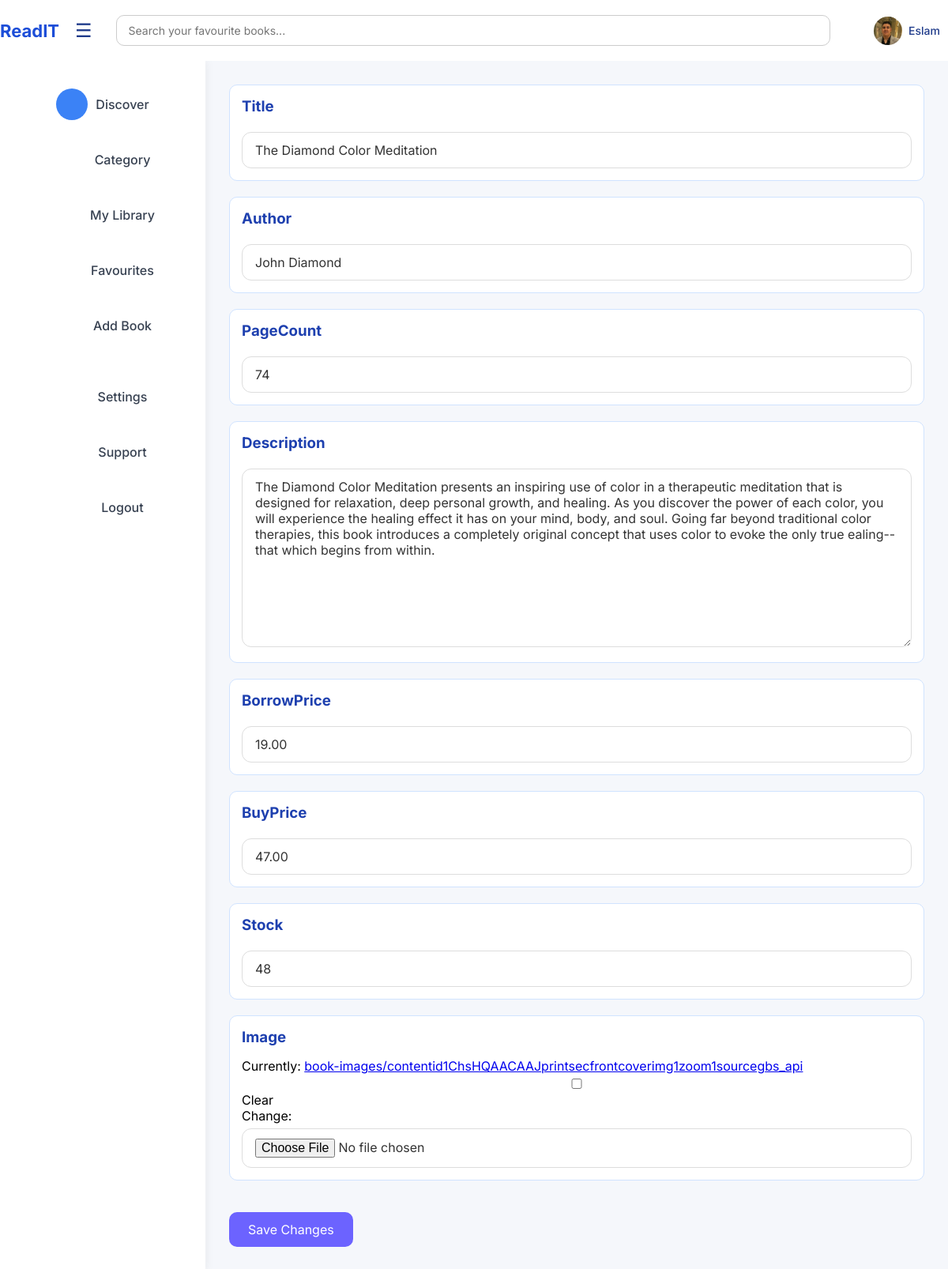
Before: /home/edit/1752/ (signed in) with the older database file.
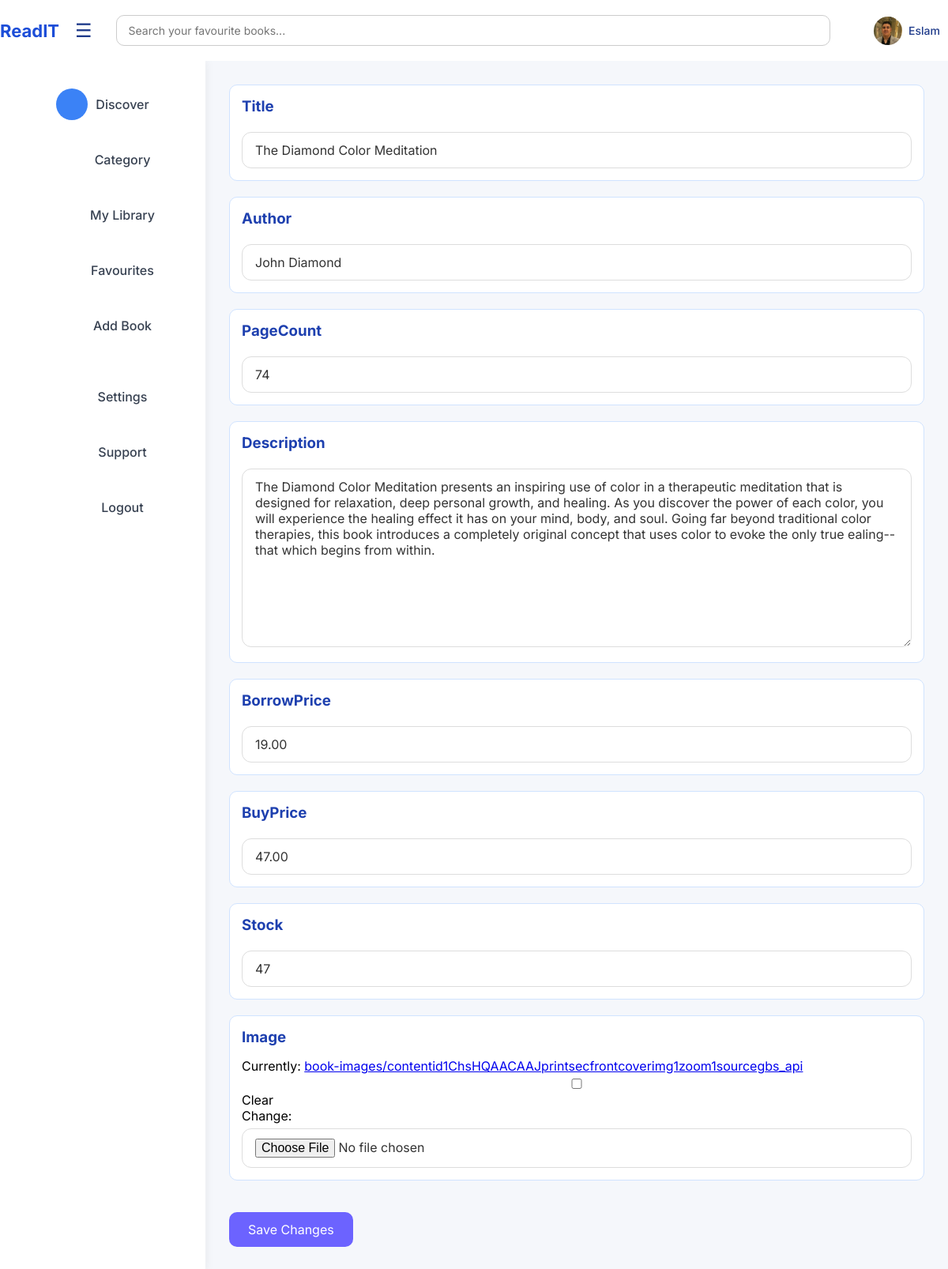
After: the same page with the newer database file.
### home/models.py (models this page shows, shortened)
class Members(models.Model):
  USER_TYPES = (
    ('Admin', 'Admin'),
    ('Customer', 'Customer'),
  )
  first_name = models.CharField(max_length=255)
  last_name = models.CharField(max_length=255)
  username = models.CharField(max_length=255, unique=True)
  email = models.EmailField(unique=True)
  password = models.CharField(max_length=255)
  phone = models.CharField(max_length=20, unique=True, null=True)
  image = models.ImageField(upload_to='user-images/', blank=True, null=True)
  user_type = models.CharField(max_length=10, choices=USER_TYPES)

class Books(models.Model):
  title = models.CharField(max_length=255)
  author = models.CharField(max_length=255)
  pageCount = models.IntegerField()
  borrowPrice = models.DecimalField(max_digits=10, decimal_places=2)
  buyPrice = models.DecimalField(max_digits=10, decimal_places=2, null=True, blank=True)
  rating = models.DecimalField(max_digits=10, decimal_places=2, null=True)
  stock = models.IntegerField()
  count = models.IntegerField(null=True, default=0)
  image = models.ImageField(upload_to='book-images/', null=True, blank=True)
  category = models.CharField(max_length=255, null=True)
  book_category = models.ForeignKey(Category, on_delete=models.SET_NULL, null=True, related_name='books')
  description = models.TextField(null=True)
  published = models.IntegerField(null=True)
  ratingCount = models.IntegerField(null=True)

### home/views.py (the view)
# urls.py: path('edit/<int:book_id>/', views.edit_books, name='editBook'),
def edit_books(request, book_id):
    userType = None
    user_image = None
    username = None
    user = None
    if request.session.get('is_logged_in'):
        try:
            user = Members.objects.get(email=request.session.get('user_email'))
            user_image = user.image.url if user.image else '/static/images/default-user.png'
            username = user.username
            userType = user.user_type
        except Members.DoesNotExist:
            return None
        except Exception as e:
            print(f"Error getting user details: {e}")
    book = get_object_or_404(Books, id=book_id)
    if request.method == 'POST':
        form = BookForm(request.POST, instance=book)
        if form.is_valid():
            form.save()
            return redirect('homepage')  # غيرها حسب اسم صفحة التفاصيل عندك
    else:
        form = BookForm(instance=book)
    return render(request, 'edit-book.html', {
        'form': form,
        'is_logged_in': request.session.get('is_logged_in', False),
        'user_image': user_image,
        'username': username,
        'userType': userType,
    })

### home/forms.py
class BookForm(forms.ModelForm):
    class Meta:
        model = Books
        fields = ['title', 'author', 'pageCount', 'description', 'borrowPrice', 'buyPrice', 'stock', 'image']

### home/context_processors.py (called while the page is built)
def member_context(request):
    member = None
    member_id = request.session.get('userID')
    if member_id:
        try:
            member = Members.objects.get(id=member_id)
        except Members.DoesNotExist:
            pass
    return {'current_member': member}

### home/templates/edit-book.html (shortened to what this page needs)
<!DOCTYPE html>
<html lang="en">
{% load static %}
<head>
  <link rel="stylesheet" href="{% static 'home/home.css' %}">
  <link rel="stylesheet" href="{% static 'home/sidebar.css' %}">
  <link rel="stylesheet" href="{% static 'home/navbar.css' %}">
  <link rel="stylesheet" href="{% static 'home/out-of-stock.css' %}">
</head>
<body data-logged-in="{{ is_logged_in|lower }}" data-favorite-book-ids="{{ favorite_book_ids|join:',' }}" data-user-type="{{ userType }}">
  <div class="navbar">
    <h2 class="logo">ReadIT</h2>
    <button id="toggle-sidebar" class="sidebar-toggle-btn">☰</button>
    <div class="search-input">
      <input type="text" placeholder="Search your favourite books...">
    </div>
    <div class="profile">
      {% if is_logged_in %}
        <div class="user-profile">
          <img src="{{ user_image }}" alt="{{ username }}">
          <span class="username">{{ username }}</span>
        </div>
      {% else %}
        <a href="{% url 'login' %}" class="sign-in-btn">
          <i class="ph ph-sign-in"></i>
          <span>Sign In</span>
        </a>
      {% endif %}
    </div>
  </div>
  <div class="main-content-area">
    <div class="sidebar">
      <ul>
        <li class="active" id="home-btn">
          <span class="icon-wrapper"></span>
          <span class="label">Discover</span>
        </li>
        <li id="categories-btn">
          <span class="icon-wrapper"></span>
          <span class="label">Category</span>
        </li>
        <li id="borrowed-btn">
          <span class="icon-wrapper"></span>
          <span class="label">My Library</span>
        </li>
        <li id="favourites-btn">
          <span class="icon-wrapper"></span>
          <span class="label">Favourites</span>
        </li>
        {% if userType == 'Admin' %}
          <li id="addBook-btn">
            <span class="icon-wrapper"></span>
            <span class="label">Add Book</span>
          </li>
        {% endif %}
        <li id="settings-btn">
          <span class="icon-wrapper"></span>
          <span class="label">Settings</span>
        </li>
        <li id="support-btn">
          <span class="icon-wrapper"></span>
          <span class="label">Support</span>
        </li>
        {% if is_logged_in %}
          <li id="logout-btn">
            <span class="icon-wrapper"></span>
            <span class="label">Logout</span>
          </li>
        {% else %}
          <li id="login-btn">
            <span class="icon-wrapper"><i class="ph ph-sign-in"></i></span>
            <span class="label">Sign in</span>
        {% endif %}
      </ul>
    </div>
    <div class="content-wrapper">
      <div class="main">
<form method="post">
{% for field in form %}
  <div class="featured">
    <div class="section-header">
      <h3>{{ field.label }}</h3>
    </div>
      {{ field }}
  </div>
{% endfor %}
  <button type="submit">Save Changes</button>
</form>
      </div>
    </div>
</body>
</html>

### home/static/home/Home.css (style rules this page uses)
* { margin: 0; padding: 0; box-sizing: border-box; font-family: 'Inter', sans-serif; }
body { background-color: #f5f7fb; display: flex; flex-direction: column; height: 100vh; margin: 0; padding: 0; overflow: hidden; }
.main-content-area { display: flex; flex: 1; position: relative; height: calc(100vh - 77px); overflow: hidden; }
.content-wrapper { flex: 1; display: flex; flex-direction: column; position: relative; overflow-y: auto; height: 100%; }
.main { padding: 30px; }
.featured { background-color: white; border-radius: 10px; padding: 15px; margin-bottom: 20px; object-fit: cover; }
.featured { background-color: white; border: 1px solid #d0e3ff; }
.featured .section-header h3 { color: #1e40af; }
.user-profile { display: flex; align-items: center; gap: 8px; cursor: pointer; padding: 5px 10px; border-radius: 20px; transition: background-color 0.2s ease; }
.username { font-size: 14px; font-weight: 500; color: #1e3a8a; }
.section-header { display: flex; justify-content: space-between; align-items: center; margin-bottom: 15px; }
.featured input, .featured textarea, .featured select { width: 100%; padding: 12px 16px; border: 1px solid #ddd; border-radius: 12px; font-family: 'Inter', sans-serif; font-size: 16px; background-color: #fff; color: #333; transition: border-color 0.3s ease, box-shadow 0.3s ease; box-sizing: border-box; margin-top: 6px; }
.featured textarea { min-height: 120px; resize: vertical; }
button[type="submit"] { background-color: #6c63ff; color: #fff; border: none; border-radius: 10px; padding: 12px 24px; font-size: 16px; cursor: pointer; font-family: 'Inter', sans-serif; transition: background-color 0.3s ease; margin-top: 20px; }

### home/static/home/sidebar.css (style rules this page uses)
.sidebar { width: 260px; background-color: #ffffff; height: 100%; padding: 20px 0; box-shadow: 2px 0 10px rgba(0, 0, 0, 0.05); transition: width 0.3s ease; display: flex; flex-direction: column; align-items: center; z-index: 5; flex-shrink: 0; position: sticky; top: 0; }
.logo { font-size: 24px; font-weight: bold; color: #1e3a8a; margin-right: 20px; transition: font-size 0.3s ease, text-align 0.3s ease; }
.sidebar ul { list-style: none; padding: 0; margin: 0; flex: 1; width: 100%; display: flex; flex-direction: column; align-items: center; }
.sidebar ul li { width: 100%; display: flex; justify-content: center; align-items: center; padding: 15px 0; cursor: pointer; transition: all 0.3s ease; position: relative; }
.sidebar ul li .icon-wrapper { width: 40px; height: 40px; background: transparent; border-radius: 50%; display: flex; justify-content: center; align-items: center; transition: background-color 0.3s ease; }
.sidebar ul li:hover .icon-wrapper, .sidebar ul li.active .icon-wrapper { background-color: #3b82f6; }
.sidebar ul li .label { margin-left: 10px; color: #374151; font-weight: 500; transition: opacity 0.3s ease; white-space: nowrap; }
.sidebar-toggle-btn { background: none; border: none; font-size: 24px; cursor: pointer; color: #1e3a8a; transition: transform 0.2s ease; }

### home/static/home/navbar.css (style rules this page uses)
.navbar { display: flex; justify-content: space-between; align-items: center; padding: 20px 0; background-color: #fff; border-bottom: 1px solid #e0e0e0; height: 77px; width: 100%; z-index: 10; border: none; }
.navbar .logo { font-size: 22px; font-weight: bold; color: #1d4ed8; }
.search-input { position: relative; }
.search-input input { border-radius: 20px; padding: 8px 16px; font-size: 14px; width: 300px; border: 1px solid #e5e7eb; outline: none; transition: all 0.2s ease; }
.navbar .search-input { flex: 1; margin: 0 30px; }
.navbar input[type="text"] { width: 100%; padding: 10px 15px; border-radius: 10px; border: 1px solid #ccc; }
.navbar .profile { display: flex; align-items: center; gap: 15px; }
.navbar img { width: 36px; height: 36px; border-radius: 50%; }

Changed rows visible on the page:
changed Books "The Diamond Color Meditation": stock "48" → "47"
